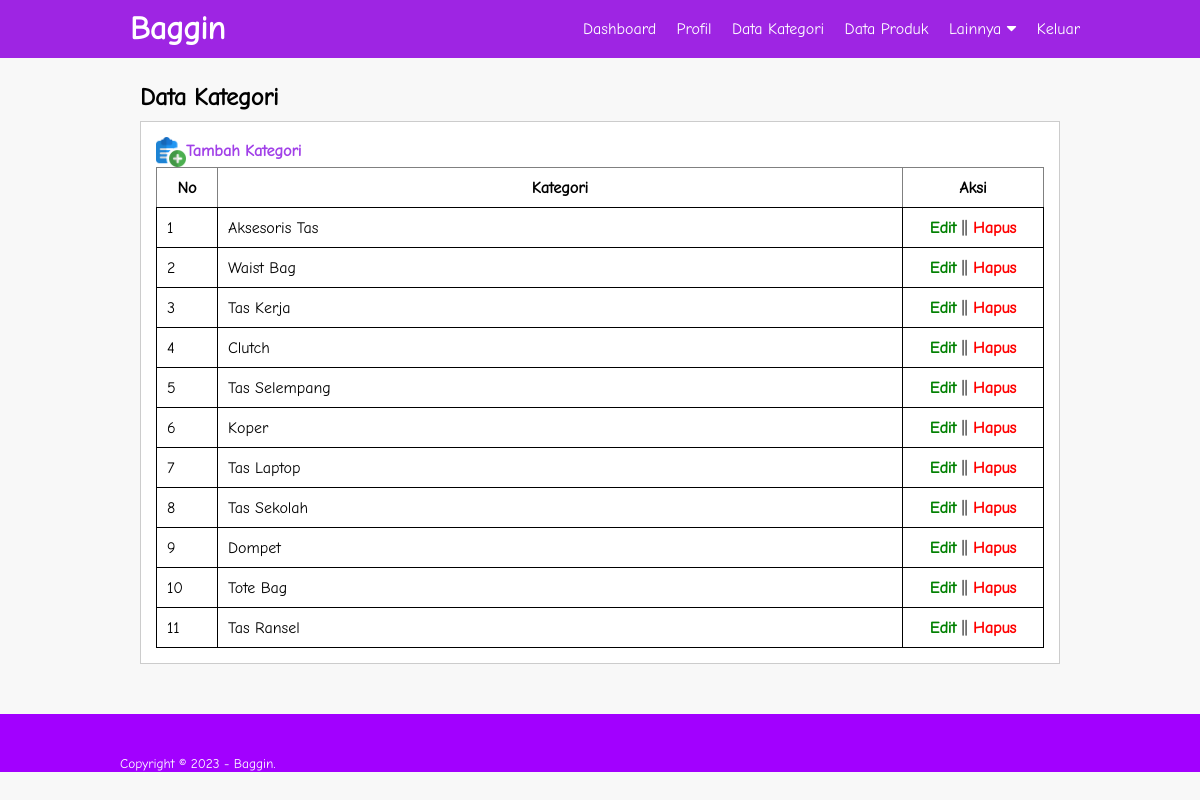
The page /admin/data-kategori.php (signed in) on the database its author committed.
### tables this page shows
CREATE TABLE `tb_category` (
  `category_id` int(11) NOT NULL,
  `category_name` varchar(25) NOT NULL
);

### admin/data-kategori.php (the view, shortened to what this page needs)
<?php
	include '../db.php';
?>
<!DOCTYPE html>
<html>
<head>
	<link rel="stylesheet" type="text/css" href="../css/style.css">
	<link rel="stylesheet" href="https://cdnjs.cloudflare.com/ajax/libs/font-awesome/5.13.0/css/all.min.css">
</head>
<body>
	<header>
		<div class="container">
		<h1><a href="dashboard.php">Baggin</a></abbr></h1>
		<ul>
			<li><a href="dashboard.php">Dashboard</a></li>
			<li><a href="profil.php">Profil</a></li>
			<li><a href="data-kategori.php">Data Kategori</a></li>
			<li><a href="data-produk.php">Data Produk</a></li>
			<li class="dropdown"><a href="" class="dropbtn">Lainnya<i class="fas fa-caret-down" style="padding-left: 5px;"></i></a>
			</li>
			<li><a href="logout.php">Keluar</a></li>
		</ul>
		</div>
	</header>
	<div class="section">
		<div class="container">
			<h2>Data Kategori</h2>
			<div class="box">
				<p><a href="tambah-kategori.php" style="color: #A140E8; font-weight: bold;"><img src="../img/icon-add.png" width="30px" align="center">Tambah Kategori</a></p>
				<table border="1" cellspacing="0" class="table">
					<thead>
						<tr>
							<th width="60px">No</th>
							<th>Kategori</th>
							<th width="140px">Aksi</th>
						</tr>
					</thead>
					<tbody>
						<?php
							$no = 1;
							$kategori = mysqli_query($conn, "SELECT * FROM tb_category ORDER BY category_id DESC");
							if(mysqli_num_rows($kategori) > 0) {
							while($row = mysqli_fetch_array($kategori)){
						?>
						<tr>
							<td><?php echo $no++ ?></td>
							<td><?php echo $row['category_name'] ?></td>
							<td align="center">
								<a href="edit-kategori.php?id=<?php echo $row['category_id'] ?>" style="color: green; font-weight: bold;">Edit</a> || <a href="proses-hapus.php?idk=<?php echo $row['category_id'] ?>" onclick="return confirm('Yakin ingin menghapus?')" style="color: red; font-weight: bold;">Hapus</a>
							</td>
						</tr>
						<?php }}else{ ?>
							<tr>
								<td colspan="3">Tidak ada data</td>
							</tr>
						<?php } ?>
					</tbody>
				</table>
			</div>
		</div>
	</div>
	<footer>
		<div class="container">
			<small>Copyright &copy; 2023 - Baggin.</small>
		</div>
	</footer>
</body>
</html>

### css/style.css (style rules this page uses)
* { padding: 0; margin: 0; font-family: 'Comic Neue', cursive; }
body { background-color: #f8f8f8; }
a { color: inherit; text-decoration: none; }
header { background-color: #9E25E3; color: #fff; }
header h1 { float: left; padding: 10px; }
header ul { float: right; }
header ul li { display: inline-block; }
header ul li a { padding: 20px 0 20px 15px; display: inline-block; }
.container { width: 80%; margin: 0 auto; }
.container:after { content: ''; display: block; clear: both; }
.section { padding: 25px; }
.box { background-color: #FFF; border: 1px solid #CCC; padding: 15px; box-sizing: border-box; margin: 10px 0 25px 0; }
.box:after { content: ''; display: block; clear: both; }
table { width: 100%; border-collapse: collapse; }
table tr { height: 40px; }
table tr td { padding: 5px 10px; }
.horizontal th, td { border: 1px solid black; border-collapse: collapse; }
header ul li a, .dropbtn { display: inline-block; color: white; text-align: center; text-decoration: none; }
li.dropdown { display: inline-block; }
footer { bottom: 0; left: 0; right: 0; background-color: #A200FF; height: auto; padding-top: 40px; color: #fff; }

### rows shown on the page
tb_category: category_name "Aksesoris Tas"
tb_category: category_name "Waist Bag"
tb_category: category_name "Tas Kerja"
tb_category: category_name "Clutch"
tb_category: category_name "Tas Selempang"
tb_category: category_name "Koper"
tb_category: category_name "Tas Laptop"
tb_category: category_name "Tas Sekolah"
tb_category: category_name "Dompet"
tb_category: category_name "Tote Bag"
tb_category: category_name "Tas Ransel"
